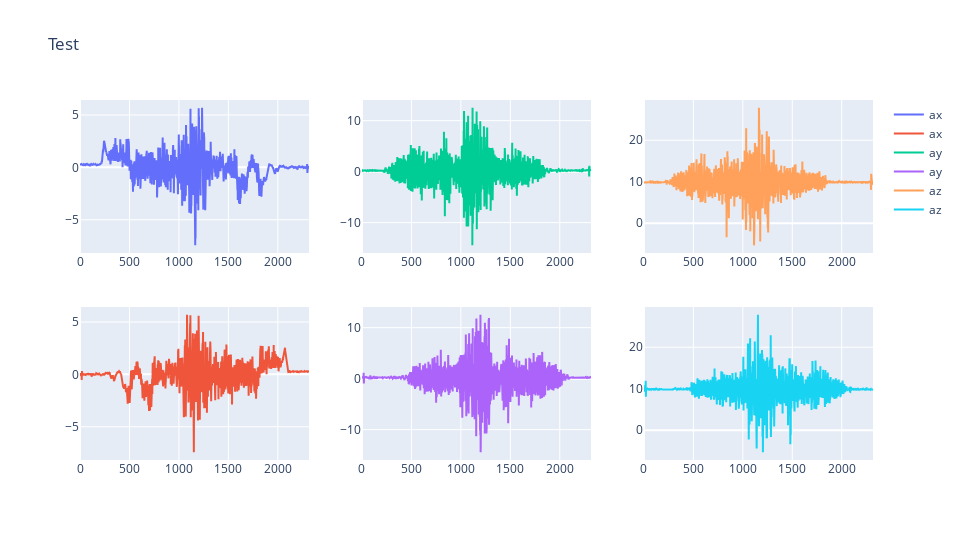

Notebook code cell kept with this figure:
### Markdown cell above
## Revert Sequence

### Code cell
revert_data = data[::-1].reset_index(drop=True)

fig = comparaisonGraph(data[["ax", "ay", "az"]], revert_data[["ax", "ay", "az"]])
fig.show()

### Figure 1 — Plotly figure (JSON) as saved in the notebook; plotly's stock layout.template omitted (floating-point values rounded to 4 significant figures; data arrays with more than 128 entries replaced by an {"elided": "..."} marker saying what was removed)
{"data": [{"name": "ax", "type": "scatter", "x": {"elided": "2317 int values"}, "xaxis": "x", "y": {"elided": "2317 float values"}, "yaxis": "y"}, {"name": "ax", "type": "scatter", "x": {"elided": "2317 int values"}, "xaxis": "x4", "y": {"elided": "2317 float values"}, "yaxis": "y4"}, {"name": "ay", "type": "scatter", "x": {"elided": "2317 int values"}, "xaxis": "x2", "y": {"elided": "2317 float values"}, "yaxis": "y2"}, {"name": "ay", "type": "scatter", "x": {"elided": "2317 int values"}, "xaxis": "x5", "y": {"elided": "2317 float values"}, "yaxis": "y5"}, {"name": "az", "type": "scatter", "x": {"elided": "2317 int values"}, "xaxis": "x3", "y": {"elided": "2317 float values"}, "yaxis": "y3"}, {"name": "az", "type": "scatter", "x": {"elided": "2317 int values"}, "xaxis": "x6", "y": {"elided": "2317 float values"}, "yaxis": "y6"}], "layout": {"height": 540, "title": {"text": "Test"}, "width": 960, "xaxis": {"anchor": "y", "domain": [0, 0.2889]}, "xaxis2": {"anchor": "y2", "domain": [0.3556, 0.6444]}, "xaxis3": {"anchor": "y3", "domain": [0.7111, 1]}, "xaxis4": {"anchor": "y4", "domain": [0, 0.2889]}, "xaxis5": {"anchor": "y5", "domain": [0.3556, 0.6444]}, "xaxis6": {"anchor": "y6", "domain": [0.7111, 1]}, "yaxis": {"anchor": "x", "domain": [0.575, 1]}, "yaxis2": {"anchor": "x2", "domain": [0.575, 1]}, "yaxis3": {"anchor": "x3", "domain": [0.575, 1]}, "yaxis4": {"anchor": "x4", "domain": [0, 0.425]}, "yaxis5": {"anchor": "x5", "domain": [0, 0.425]}, "yaxis6": {"anchor": "x6", "domain": [0, 0.425]}}}
